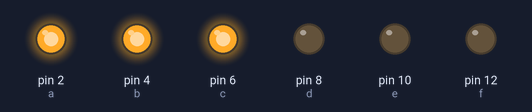
This sketch was run on a simulated Arduino Uno, built with avr-gcc and run on an emulated ATmega328P. Parts: output pins drawn as LEDs (lit = HIGH). At 60.2 s the program stops and its outputs stay as they are.

Above: at 0.15 s.
At 29.87 s:
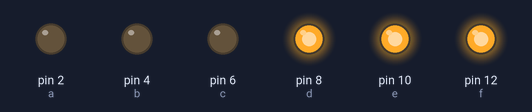
At 60.1 s:
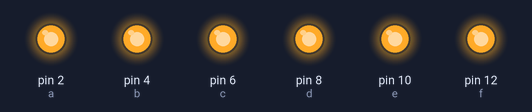
At 60.2 s:
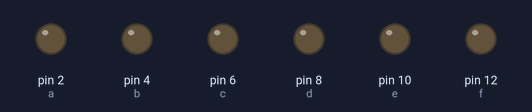
Timing chart, 0 to 60.5 s (numbered marks = the images above):
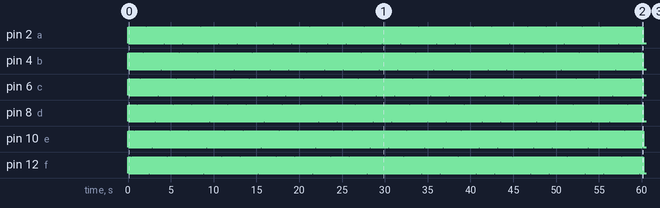

The sketch:

multipleLEDBlinker.ino
```cpp
 int a=2;
  int b=4;
  int c=6;
  int d=8;
  int e=10;
  int f=12;
void setup() {
  pinMode(a, OUTPUT);
  pinMode(b, OUTPUT);
  pinMode(c, OUTPUT);
  pinMode(d, OUTPUT);
  pinMode(e, OUTPUT);
  pinMode(f, OUTPUT);
}

void loop() {
  for(int i=0;i<=500;i++)
  {
  digitalWrite(a, HIGH);
  delay(10);
  digitalWrite(b, HIGH);
  delay(10);
  digitalWrite(c, HIGH);
  delay(10);
  digitalWrite(d, HIGH);
  delay(10);
  digitalWrite(e, HIGH);
  delay(10);
  digitalWrite(f, HIGH);
  delay(10);
  digitalWrite(a, LOW);
  delay(10);
  digitalWrite(b, LOW);
  delay(10);
  digitalWrite(c, LOW);
  delay(10);
  digitalWrite(d, LOW);
  delay(10);
  digitalWrite(e, LOW);
  delay(10);
  digitalWrite(f, LOW );
  delay(10);
}
exit(0);
}
```

Measured:
- by itself, pin 2 (a), pin 4 (b), pin 6 (c), pin 8 (d), pin 10 (e), pin 12 (f): alternates HIGH for 0.06 s and LOW for 0.06 s, 1002 changes in all, then stays LOW
